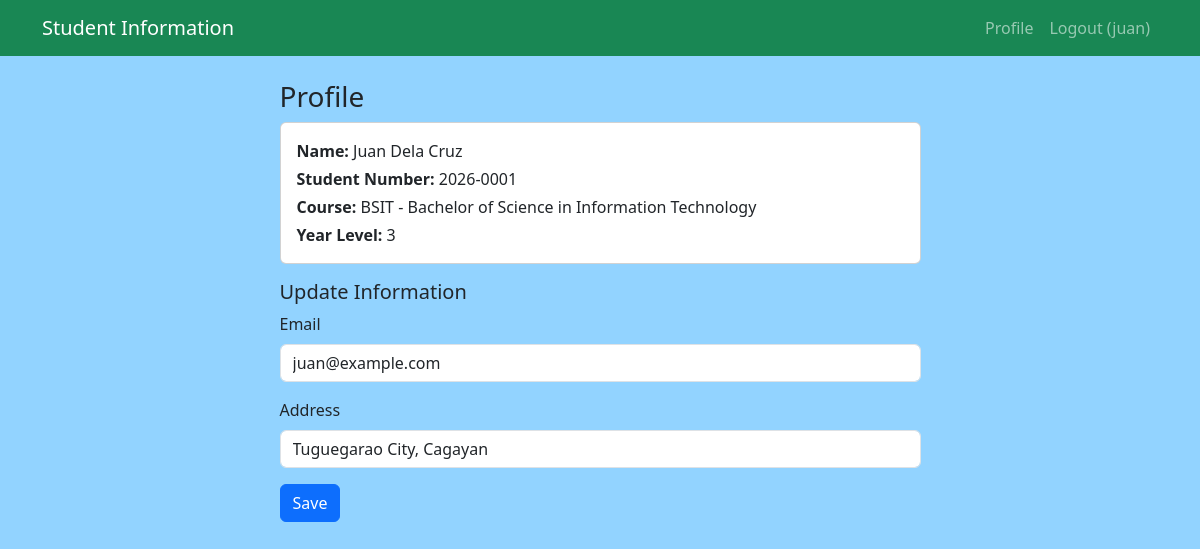
The app's page /profile.php (signed in) with its own data.
### tables this page shows
CREATE TABLE students (
    id INT AUTO_INCREMENT PRIMARY KEY,
    user_id INT NOT NULL UNIQUE,
    student_no VARCHAR(9) NOT NULL UNIQUE,
    full_name VARCHAR(100) NOT NULL,
    email VARCHAR(100) NOT NULL UNIQUE,
    course_id INT NOT NULL,
    year_level TINYINT NOT NULL,
    address VARCHAR(200) NULL,
    FOREIGN KEY (user_id) REFERENCES users(id) ON DELETE CASCADE,
    FOREIGN KEY (course_id) REFERENCES courses(id)
);

CREATE TABLE courses (
    id INT AUTO_INCREMENT PRIMARY KEY,
    code VARCHAR(10) NOT NULL UNIQUE,
    name VARCHAR(100) NOT NULL
);

### config.php (called while the page is built, shortened)
<?php
function e($text) {
    return htmlspecialchars((string) $text, ENT_QUOTES, 'UTF-8');
}

### profile.php (the view, shortened to what this page needs)
<?php
require 'config.php';
$stmt = $db->prepare(
    'SELECT students.*, courses.code, courses.name AS course_name
     FROM students JOIN courses ON students.course_id = courses.id
     WHERE students.user_id = ?'
);
$stmt->execute([$_SESSION['user_id']]);
$s = $stmt->fetch(PDO::FETCH_ASSOC);
include 'header.php';
?>
<div class="row justify-content-center">
    <div class="col-md-7">
        <h3>Profile</h3>
        <div class="card mb-3">
            <div class="card-body">
                <p class="mb-1"><b>Name:</b> <?= e($s['full_name']) ?></p>
                <p class="mb-1"><b>Student Number:</b> <?= e($s['student_no']) ?></p>
                <p class="mb-1"><b>Course:</b> <?= e($s['code']) ?> - <?= e($s['course_name']) ?></p>
                <p class="mb-0"><b>Year Level:</b> <?= e($s['year_level']) ?></p>
            </div>
        </div>
        <h5>Update Information</h5>
        <form method="post">
            <div class="mb-3">
                <label class="form-label">Email</label>
                <input type="email" name="email" class="form-control" value="<?= e($s['email']) ?>" required>
            </div>
            <div class="mb-3">
                <label class="form-label">Address</label>
                <input type="text" name="address" class="form-control" value="<?= e($s['address']) ?>" maxlength="200">
            </div>
            <button type="submit" class="btn btn-primary">Save</button>
        </form>
    </div>
</div>
<?php include 'footer.php'; ?>

### style.css (style rules this page uses)
body { background-color: #92d3ff; }

### records on screen
students: full_name "Juan Dela Cruz", student_no "2026-0001", course.code "BSIT", course.name "Bachelor of Science in Information Technology", year_level "3", email "juan@example.com", address "Tuguegarao City, Cagayan"

### other values on screen
$_SESSION['username'] "juan"
